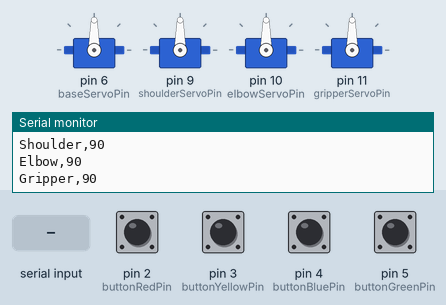
Recording of a sketch running on a simulated Arduino Uno, built with avr-gcc and run on an emulated ATmega328P. On the bench: 4 × servo, the last lines printed to the serial monitor. The inputs (shaded band) are chosen by the test bench; at power-on: pin 2 (buttonRedPin), pin 3 (buttonYellowPin), pin 4 (buttonBluePin), pin 5 (buttonGreenPin) HIGH.

Above: at 1.2 s.
1.3 s: pin 2 (buttonRedPin) pulled LOW for 1 s
At 2.6 s:
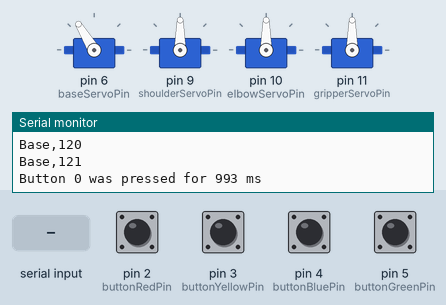
3.8 s: "Base,1\n" received over Serial
At 4.6 s:
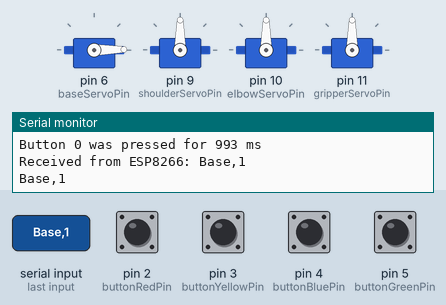
5.3 s: "Shoulder,1\n" received over Serial
At 6.5 s:
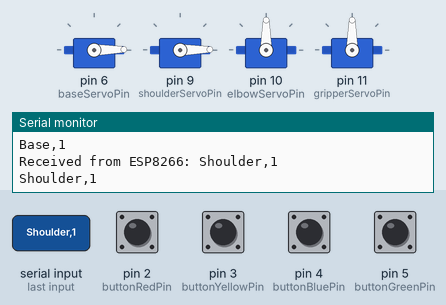
6.8 s: "Elbow,1\n" received over Serial
At 8.0 s:
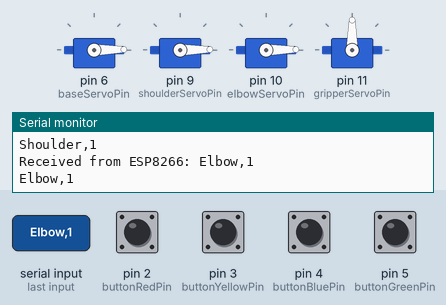
8.3 s: pin 3 (buttonYellowPin) pulled LOW for 1 s
At 10.1 s:
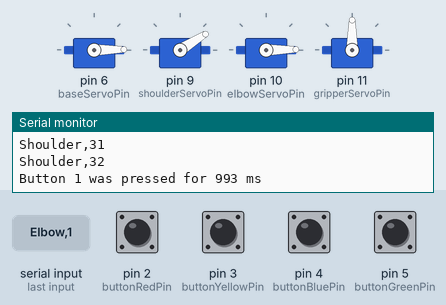
10.8 s: pin 4 (buttonBluePin) pulled LOW for 1 s
At 12.0 s:
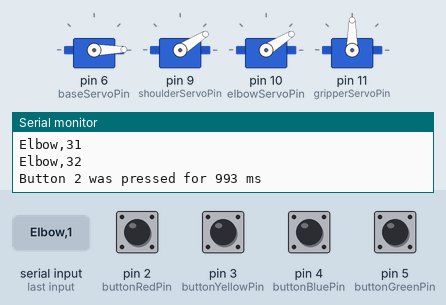
Timing chart, 0 to 13.8 s (numbered marks = the images above; inputs shaded):
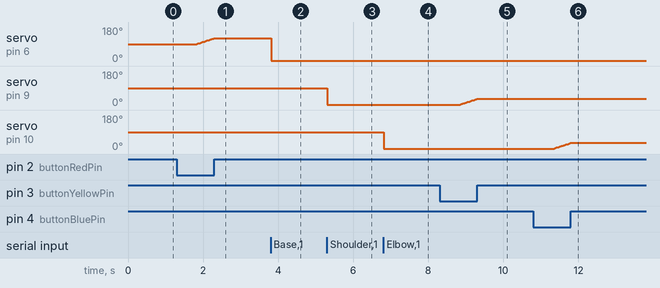

The sketch:

arduino.ino
```cpp
#include <Servo.h>

// กำหนดพินของปุ่มกด
const int buttonRedPin = 2;    // K1
const int buttonYellowPin = 3; // K2
const int buttonBluePin = 4;   // K3
const int buttonGreenPin = 5;  // K4

// พินของเซอร์โว
const int baseServoPin = 6;
const int shoulderServoPin = 9;
const int elbowServoPin = 10;
const int gripperServoPin = 11;

Servo baseServo;
Servo shoulderServo;
Servo elbowServo;
Servo gripperServo;

// ตำแหน่งของเซอร์โว
int basePosition = 90;
int shoulderPosition = 90;
int elbowPosition = 90;
int gripperPosition = 90;

// ตัวแปรสำหรับการควบคุมทิศทาง
bool directions[4] = {true, true, true, true}; // true = เพิ่มองศา, false = ลดองศา

// ตัวแปรสำหรับตรวจสอบการกดค้าง
unsigned long lastPressTime[4] = {0, 0, 0, 0};
bool buttonStates[4] = {false, false, false, false};
unsigned long buttonHoldDelay = 500; // เวลาในการกดค้าง (มิลลิวินาที)
unsigned long lastMoveTime[4] = {0, 0, 0, 0};
unsigned long moveInterval = 10; // ระยะเวลาระหว่างการเคลื่อนที่ (มิลลิวินาที)

void setup() {
  Serial.begin(115200);

  pinMode(buttonRedPin, INPUT_PULLUP);
  pinMode(buttonYellowPin, INPUT_PULLUP);
  pinMode(buttonBluePin, INPUT_PULLUP);
  pinMode(buttonGreenPin, INPUT_PULLUP);

  baseServo.attach(baseServoPin);
  shoulderServo.attach(shoulderServoPin);
  elbowServo.attach(elbowServoPin);
  gripperServo.attach(gripperServoPin);

  baseServo.attach(baseServoPin, 500, 2400);
  shoulderServo.attach(shoulderServoPin, 500, 2400);
  elbowServo.attach(elbowServoPin, 500, 2400);
  gripperServo.attach(gripperServoPin, 500, 2400);

  Serial.println("Arduino initialized");


  controlServo("Base", basePosition);
  controlServo("Shoulder", shoulderPosition);
  controlServo("Elbow", elbowPosition);
  controlServo("Gripper", gripperPosition);
}

void loop() {
  checkButton(0, buttonRedPin, baseServo, basePosition);
  checkButton(1, buttonYellowPin, shoulderServo, shoulderPosition);
  checkButton(2, buttonBluePin, elbowServo, elbowPosition);
  checkButton(3, buttonGreenPin, gripperServo, gripperPosition);

  // รับคำสั่งจาก ESP8266
  if (Serial.available()) {
    String command = Serial.readStringUntil('\n');
    Serial.print("Received from ESP8266: ");
    Serial.println(command);
    executeCommand(command);
  }

  delay(15);
}

void controlServo(String servoName, int angle) {
  Servo* targetServo;
  int* targetPosition;

  if (servoName == "Base") {
    targetServo = &baseServo;
    targetPosition = &basePosition;
  } else if (servoName == "Shoulder") {
    targetServo = &shoulderServo;
    targetPosition = &shoulderPosition;
  } else if (servoName == "Elbow") {
    targetServo = &elbowServo;
    targetPosition = &elbowPosition;
  } else if (servoName == "Gripper") {
    targetServo = &gripperServo;
    targetPosition = &gripperPosition;
  } else {
    return; // ไม่พบ servo ที่ต้องการ
  }

  // จำกัดค่าองศาระหว่าง 0-180
  angle = constrain(angle, 0, 180);

  targetServo->write(angle);
  *targetPosition = angle;

  // ส่งข้อมูลกลับไปยัง ESP8266
  Serial.println(servoName + "," + String(angle));
}

void checkButton(int index, int buttonPin, Servo &servo, int &position) {
  bool currentState = !digitalRead(buttonPin);
  unsigned long currentTime = millis();

  if (currentState != buttonStates[index]) {
    if (currentState) {
      lastPressTime[index] = currentTime;
    } else {
      unsigned long pressDuration = currentTime - lastPressTime[index];
      Serial.print("Button ");
      Serial.print(index);
      Serial.print(" was pressed for ");
      Serial.print(pressDuration);
      Serial.println(" ms");
    }
    buttonStates[index] = currentState;
  }

  if (currentState && (currentTime - lastPressTime[index] >= buttonHoldDelay) &&
      (currentTime - lastMoveTime[index] >= moveInterval)) {
    String servoName;
    switch(index) {
      case 0: servoName = "Base"; break;
      case 1: servoName = "Shoulder"; break;
      case 2: servoName = "Elbow"; break;
      case 3: servoName = "Gripper"; break;
    }

    if (directions[index]) {
      position++;
      if (position >= 180) {
        position = 180;
        directions[index] = false;
      }
    } else {
      position--;
      if (position <= 0) {
        position = 0;
        directions[index] = true;
      }
    }

    controlServo(servoName, position);
    lastMoveTime[index] = currentTime;
  }
}

void executeCommand(String command) {
  int commaIndex = command.indexOf(',');
  if (commaIndex != -1) {
    String servoName = command.substring(0, commaIndex);
    int angle = command.substring(commaIndex + 1).toInt();
    controlServo(servoName, angle);
  }
}
```

Measured:
- after the input at 1.3 s, servo on pin 6 (baseServoPin): moves from 90° to 121° over 0.46 s, starting after 0.53 s
- after the input at 3.8 s, servo on pin 6 (baseServoPin): 121° → 1° at once
- after the input at 5.3 s, servo on pin 9 (shoulderServoPin): 90° → 1° at once
- after the input at 6.8 s, servo on pin 10 (elbowServoPin): 90° → 1° at once
- after the input at 8.3 s, servo on pin 9 (shoulderServoPin): moves from 1° to 32° over 0.47 s, starting after 0.52 s
- after the input at 10.8 s, servo on pin 10 (elbowServoPin): moves from 1° to 32° over 0.46 s, starting after 0.52 s
